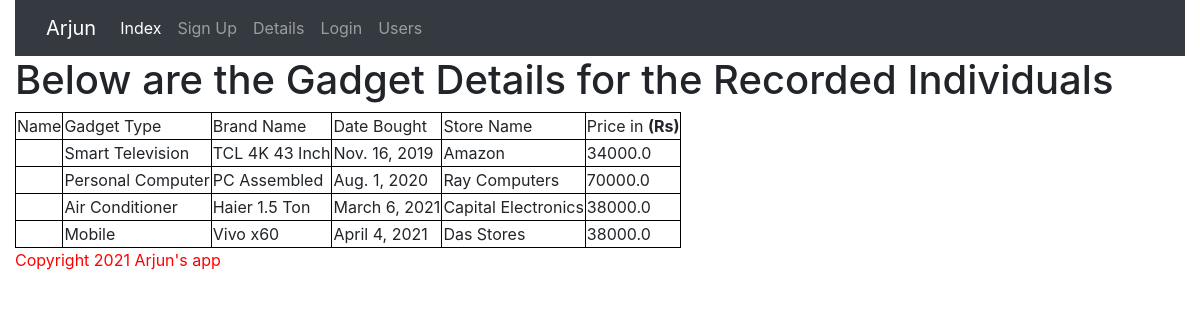
/challenge/details/, run on an earlier commit of the app's database.
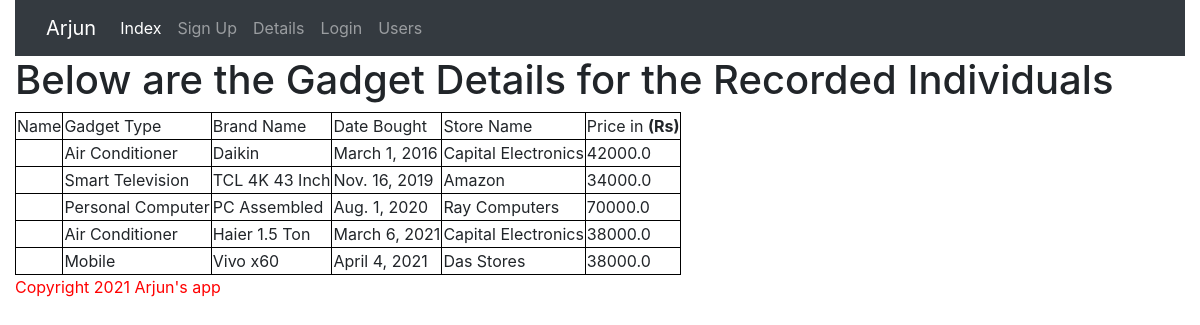
And on a later commit of the database.
### ChallengeApp/models.py (models this page shows, shortened)
class Individual_Gadget_Detail(models.Model):
    User = models.OneToOneField(User, on_delete=models.CASCADE, primary_key=True)
    Type = models.ForeignKey(Gadget, on_delete=models.CASCADE)
    Brand = models.CharField(max_length = 20)
    Buy_Date = models.DateField()
    BoughtFrom = models.CharField(max_length=50)
    Price = models.FloatField()

class Gadget(models.Model):
    GadgetType = models.CharField(max_length = 100, unique=True)
    def __str__(self):
        return self.GadgetType

### ChallengeApp/views.py (the view)
# urls.py: path('details/', views.details, name='details'),
def details(requests):
    detail_list = Individual_Gadget_Detail.objects.order_by('Buy_Date')
    data = {'user_details':detail_list}
    return render(requests, 'ChallengeApp/GadgetDetails.html', context=data)

### Templates/ChallengeApp/GadgetDetails.html
<!DOCTYPE html>
{% extends "ChallengeApp/BaseTemplate.html" %}
  {% block basetemplate %}
  <div class="container-fluid">
    <h1>Below are the Gadget Details for the Recorded Individuals</h1>
    {% if user_details %}
    <table>
      <thead>
        <td>Name</td>
        <td>Gadget Type</td>
        <td>Brand Name</td>
        <td>Date Bought</td>
        <td>Store Name</td>
        <td>Price in <b>(Rs)</b></td>
      </thead>
      {% for data in user_details %}
        <tr>
          <td>{{ data.User }}</td>
          <td>{{ data.Type }}</td>
          <td>{{ data.Brand }}</td>
          <td>{{ data.Buy_Date }}</td>
          <td>{{ data.BoughtFrom }}</td>
          <td>{{ data.Price }}</td>
        </tr>
      {% endfor %}
    </table>
    {% else %}
        <p>SORRY!!, THERE ARE NO USER DETAILS PRESENT AT THE MOMENT</p>
    {% endif %}
  </div>
  {% endblock %}

### Templates/ChallengeApp/BaseTemplate.html (shortened to what this page needs)
<!DOCTYPE html>
{% load static %}
<html lang="en" dir="ltr">
  <head>
    <link rel="stylesheet" href="{% static 'ChallengeApp/css/app.css' %}">
    <link rel="stylesheet" href="https://maxcdn.bootstrapcdn.com/bootstrap/4.0.0/css/bootstrap.min.css">
  </head>
  <body>
    <div class="container-fluid">
      <nav class="navbar navbar-expand-lg navbar-dark bg-dark">
        <div class="container-fluid">
          <a class="navbar-brand" href="#">Arjun</a>
          <div class="collapse navbar-collapse">
            <ul class="navbar-nav mr-auto">
              <li class="nav-item active">
                <a class="nav-link"href="{% url 'challenge:index' %}">Index</a>
              </li>
              <li class="nav-item">
                <a class="nav-link"href="{% url 'challenge:signup' %}">Sign Up</a>
              </li>
              <li class="nav-item">
                <a class="nav-link"href="{% url 'challenge:details' %}">Details</a>
              </li>
              {% if user.is_authenticated %}
                <li class="nav-item">
                  <a class="nav-link"href="{% url 'challenge:logout' %}">Logout</a>
                </li>
              {% else %}
                <li class="nav-item">
                  <a class="nav-link"href="{% url 'challenge:login' %}">Login</a>
                </li>
              {% endif %}
              <li class="nav-item">
                <a class="nav-link"href="{% url 'challenge:users' %}">Users</a>
              </li>
            </ul>
          </div>
        </div>
      </nav>
    </div>
    {% block basetemplate %}
    {% endblock %}
    <div class="container-fluid">
      <p>Copyright 2021 Arjun's app</p>
    </div>
  </body>
</html>

### Static/ChallengeApp/css/app.css (style rules this page uses)
p { color: red; }
table, th, td, tr { border: 1px solid black; }

What changed in the data, as far as the page shows it:
added Individual_Gadget_Detail: Type "Air Conditioner", Brand "Daikin", Buy_Date "March 1, 2016", BoughtFrom "Capital Electronics", Price "42000.0"
